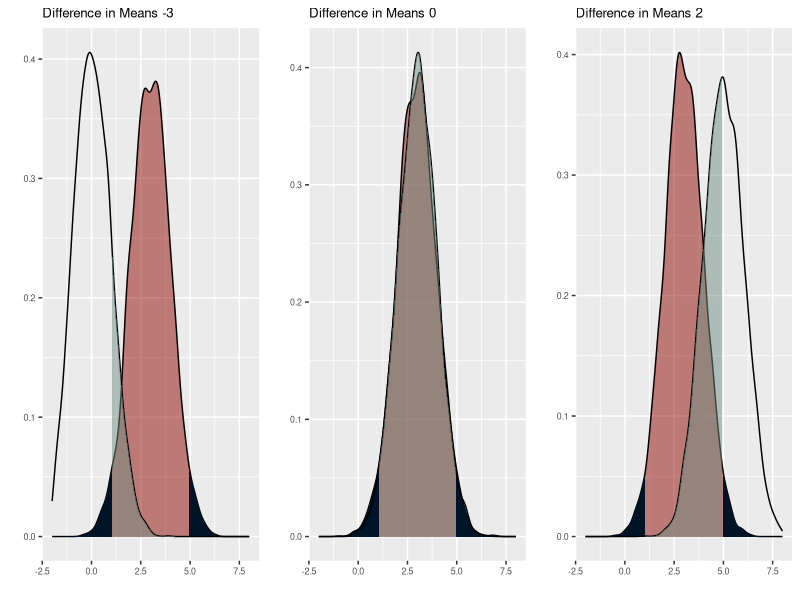
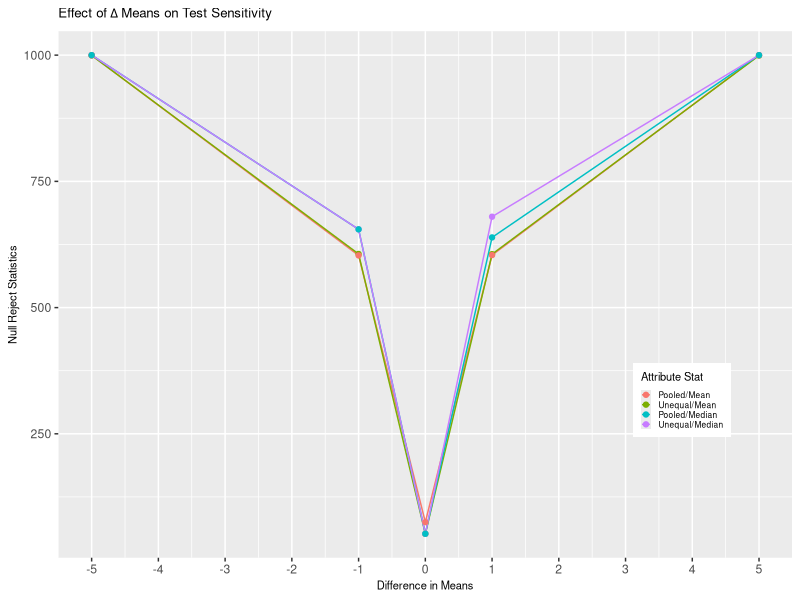
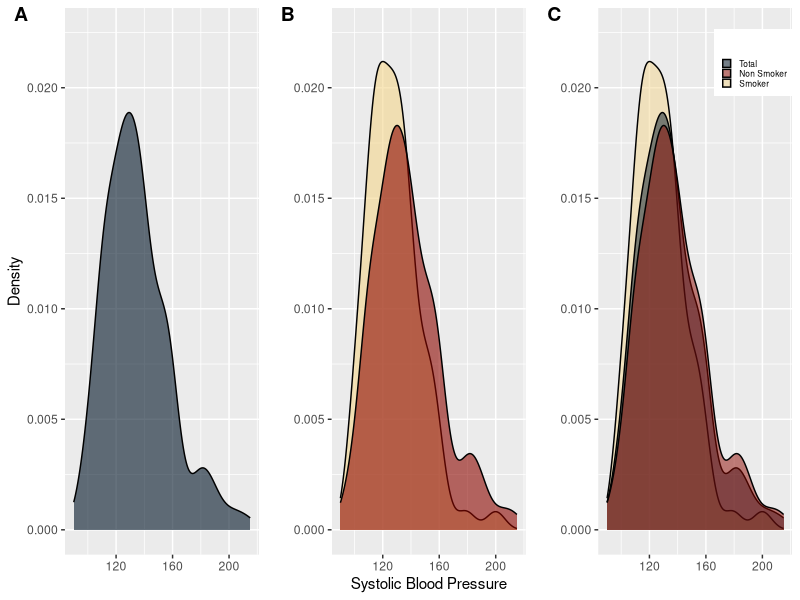
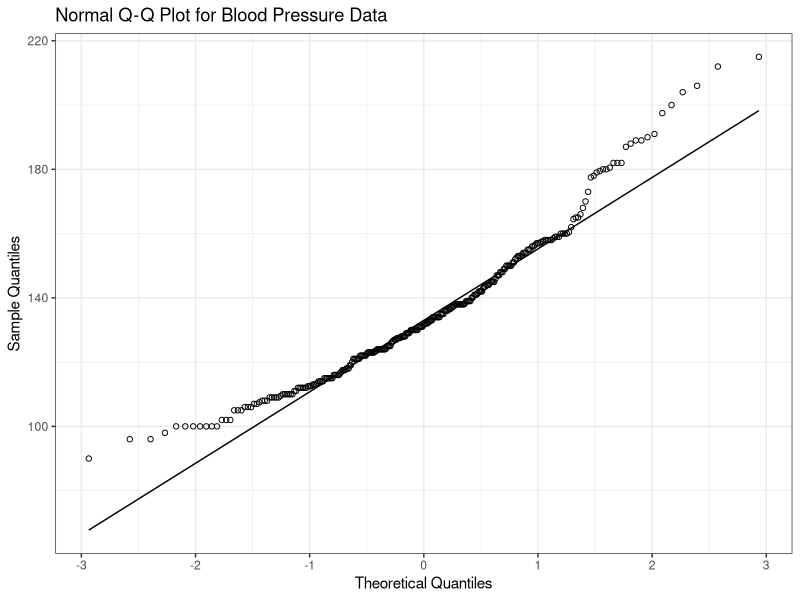
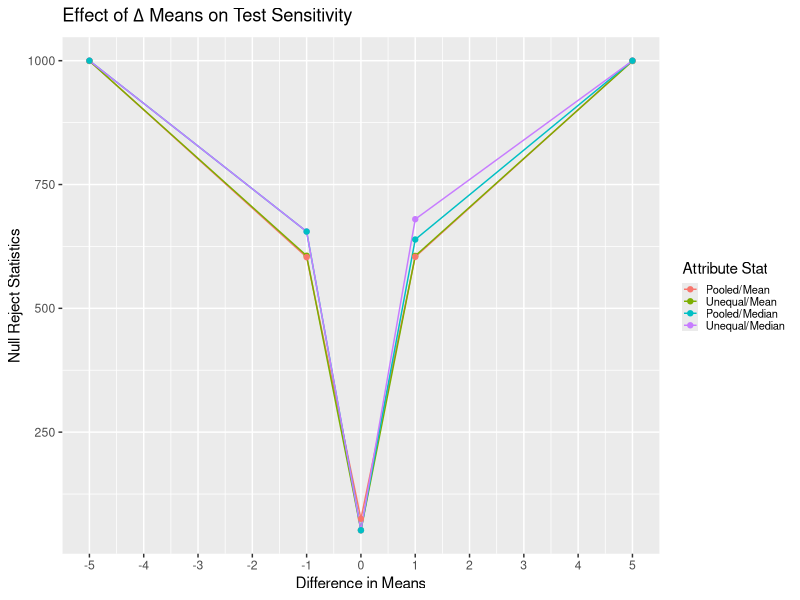
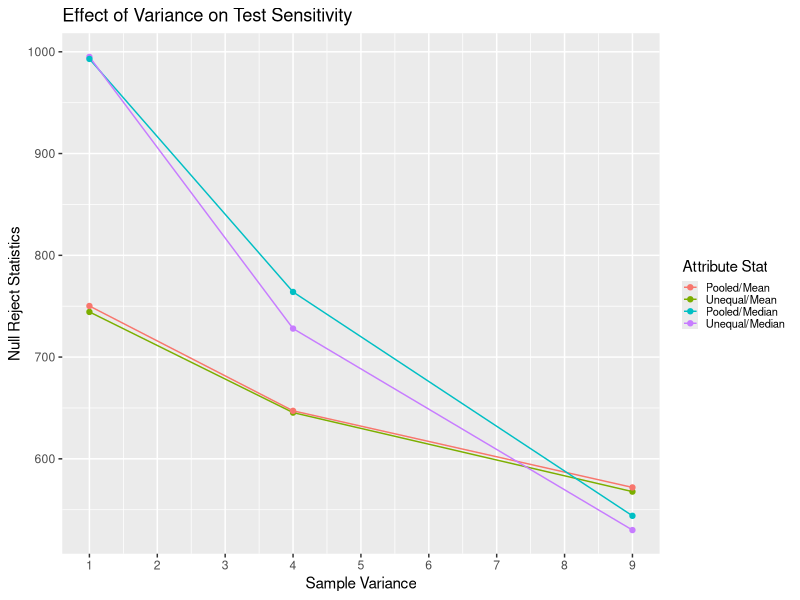
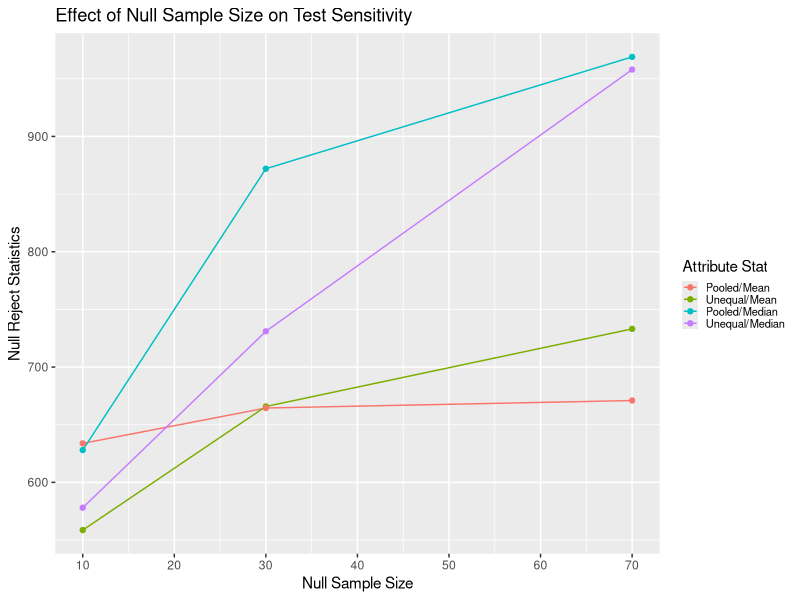
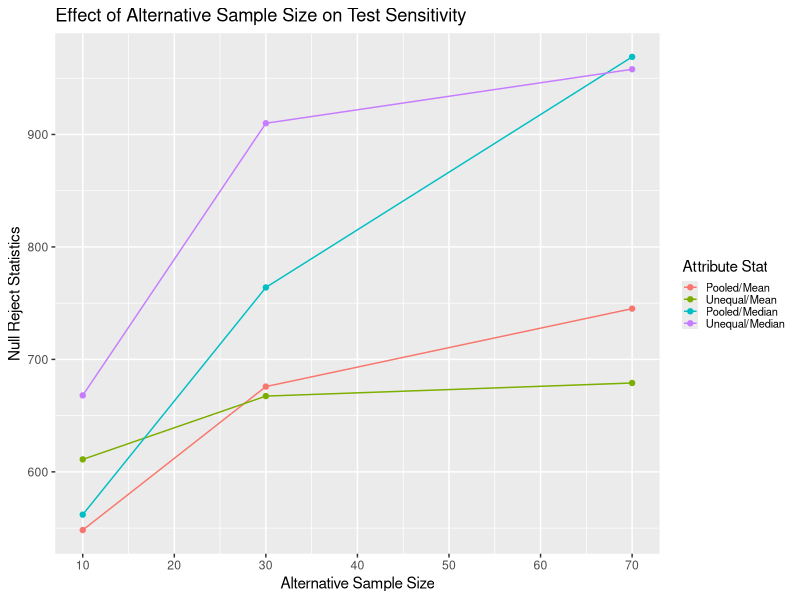

Here is the R script that generated these plots, in order:
## ---- chunk 1
knitr::opts_chunk$set(echo = TRUE)

#Use required packages
library(tidyverse) #for plots and data manipulation
library(cowplot) #aligning plots
library(gridExtra)
library(scales)

df_data <- read_csv("framingham_data.csv") # Read in data
## ---- chunk 2
df_data$index <- seq(nrow(df_data)) # Add an index column

#df_data %>% summary # Summarize Data

# Split data into smoker and nonsmoker
df_smoker <- df_data %>% filter(currentSmoker == 1)
df_nonsmoker <- df_data %>% filter(currentSmoker == 0)

#Create a sample variance function to ensure proper calculation
sample_variance <- function(x, sampling = TRUE){
    if (sampling == TRUE){
        sum((x - mean(x))^2) / (length(x) - 1)
    } else if(sampling == FALSE) {
        sum((x - mean(x))^2) / (length(x))
    }
}
#Create pooled sample variance function 
f_pooled_variance <- function(x, y){
    ((length(x) - 1) * sample_variance(x) + 
     (length(y) - 1) * sample_variance(y)) / 
    (length(x) + length(y) - 2)
}

# Skewness function 
skew_function <- function(x){
    mean((x - mean(x))^3) / sqrt(sample_variance(x))^3
}

# kurtosis function
kurt_function <- function(x){
    mean((x - mean(x))^4) / sqrt(sample_variance(x))^4
}

# Create a Satterthawaite Approximation Function

satterth <- function(s1, s2, n1, n2){
    term1 <- s1/n1
    term2 <- s2/n2
    nu <- (term1 + term2)^2 / ((term1^2/(n1 - 1)) + (term2^2/(n2 - 1)))
    return(floor(nu))
}


#Plot and compare split data

#options(repr.plot.width = 6, repr.plot.height = 4, repr.plot.res = 150)

plot_colors <- c("#001427","#708d81","#f4d58d","#bf0603","#8d0801")
y_limits <- c(0, 0.0225)

total_data <- ggplot(df_data) + geom_density(aes(sysBP), 
                                             fill = plot_colors[1],
                                             alpha = 0.6) +
                       ylim(y_limits) + ylab("Density") + xlab("")

sep_data <- ggplot() + geom_density(data = df_smoker, aes(sysBP), 
                                    fill = plot_colors[3], alpha = 0.6) + 
                       geom_density(data = df_nonsmoker, aes(sysBP), 
                                    fill = plot_colors[5], alpha = 0.6) +
                       ylim(y_limits) + ylab("") + xlab("Systolic Blood Pressure")

plot_3 <- ggplot() + geom_density(data = df_smoker, aes(sysBP, 
                                    fill = plot_colors[3]), alpha = 0.5) + 
                       geom_density(data = df_data, aes(sysBP, 
                                    fill = plot_colors[1]), alpha = 0.5) +
                       geom_density(data = df_nonsmoker, aes(sysBP, 
                                    fill = plot_colors[5]), alpha = 0.5) +
                       ylim(y_limits) + ylab("") + xlab("") + 
                       scale_fill_manual("",
                                         values = plot_colors[c(1, 5, 3)], 
                                         labels = c("Total", "Non Smoker", "Smoker")) +
                       theme(legend.position = c(0.8, 0.9),
                             legend.text = element_text(size = 6),
                             legend.key.height = unit(0.25, 'cm'),
                             legend.key.width = unit(0.25, 'cm'))

#plot_grid(total_data, sep_data, plot_3, align = 'vh', 
          #hjust = -1,nrow = 2, ncol = 2)

data_kurtosis <- kurt_function(df_data$sysBP)
data_skew <- skew_function(df_data$sysBP)
data_IQR <- as.numeric(quantile(df_data$sysBP, probs = 0.75)) - 
       as.numeric(quantile(df_data$sysBP, probs = 0.25))
data_MAD <- median(abs(df_data$sysBP - median(df_data$sysBP)))
data_samVar <- sample_variance(df_data$sysBP)

eIQR <- data_IQR / 1.35
eMAD <- data_MAD / 0.675

# Q-Q Plot

data_qqplot <- 
ggplot(df_data, aes(sample = sysBP)) + 
stat_qq(shape = 1) + stat_qq_line() + 
ggtitle("Normal Q-Q Plot for Blood Pressure Data") + 
xlab("Theoretical Quantiles") +
ylab("Sample Quantiles")
## ---- chunk 3

# Common values for analysis

alpha <- 0.05

mu_smoker <- mean(df_smoker$sysBP)
var_smoker <- sample_variance(df_smoker$sysBP)
n_smoker <- length(df_smoker$sysBP)

mu_nonsmoker <- mean(df_nonsmoker$sysBP)
var_nonsmoker <- sample_variance(df_nonsmoker$sysBP)
n_nonsmoker <- length(df_nonsmoker$sysBP)

# Two Sample T-test - Pooled Sample Variance - P-value

dof_1 <- (n_smoker + n_nonsmoker - 2)

p_sample_var_1 <- f_pooled_variance(df_smoker$sysBP, 
                                    df_nonsmoker$sysBP)
p_sample_var_w <- sqrt(p_sample_var_1/n_smoker + p_sample_var_1/n_nonsmoker)

t_obs_1 <- (mu_smoker - mu_nonsmoker) / (p_sample_var_w )

t_stat_1 <- qt(alpha / 2, dof_1)

p_value_obs_1 <- dt(t_obs_1, dof_1)

#Two Sample T-test - Difference Variance Sample Variance - P-value

dof_2 <- satterth(var_smoker, var_nonsmoker, n_smoker, n_nonsmoker)

np_sample_var_2 <- (var_nonsmoker/n_smoker + var_nonsmoker/n_nonsmoker)

t_obs_2 <- (mu_smoker - mu_nonsmoker) / (sqrt(var_nonsmoker/n_smoker + var_nonsmoker/n_nonsmoker))

t_stat_2 <- qt(alpha / 2, dof_2)

p_value_obs_2 <- dt(t_obs_2, dof_2)

# Confidence Limits

diff_mu <- mu_smoker - mu_nonsmoker

#Pooled Sample variance

CL_pooled <- t_stat_1 * p_sample_var_w 

#Non pooled Sample variance

CL_nonpooled <- t_stat_2 * (sqrt(var_nonsmoker/n_smoker + var_nonsmoker/n_nonsmoker))

CI_pooled <- round(c(diff_mu + CL_pooled, diff_mu - CL_pooled), 2)

CI_nonpooled <-round(c(diff_mu + CL_nonpooled, diff_mu - CL_nonpooled), 2)

#Power Calculation assuming delta means is the true delta

cv_lo_p <- qnorm(alpha / 2, 0, sqrt(p_sample_var_1/n_smoker + 
                                      p_sample_var_1/n_nonsmoker))
cv_hi_p <- qnorm(1 - alpha / 2, 0, sqrt(p_sample_var_1/n_smoker + 
                                          p_sample_var_1/n_nonsmoker))

power1 <- pnorm(cv_lo_p, (mu_smoker - mu_nonsmoker), 
                sqrt(p_sample_var_1/n_smoker + p_sample_var_1/n_nonsmoker))
power2 <- 1 - pnorm(cv_hi_p, (mu_smoker - mu_nonsmoker), 
                    sqrt(p_sample_var_1/n_smoker + p_sample_var_1/n_nonsmoker))

power_pooled <- sum(power1, power2)

cv_lo_non <- qnorm(alpha / 2, 0, 
               (sqrt(var_nonsmoker/n_smoker + var_nonsmoker/n_nonsmoker)))
cv_hi_non <- qnorm(1 - alpha / 2, 0, 
               (sqrt(var_nonsmoker/n_smoker + var_nonsmoker/n_nonsmoker)))

power1 <- pnorm(cv_lo_non, (mu_smoker - mu_nonsmoker), 
                (sqrt(var_nonsmoker/n_smoker + var_nonsmoker/n_nonsmoker)))
power2 <- 1 - pnorm(cv_hi_non, (mu_smoker - mu_nonsmoker), 
                    (sqrt(var_nonsmoker/n_smoker + var_nonsmoker/n_nonsmoker)))

power_nonpooled <- sum(power1, power2)

## ---- chunk 4

#Part II
#Introduction

#options(repr.plot.width = 12, repr.plot.height = 3, repr.plot.res = 150)
set.seed(100)

null_mean <- 3
alt_means <- c(0, 3, 5)
plot_list <- list()

#plot_colors <- c("#072ac8","#1e96fc","#a2d6f9","#fcf300","#ffc600")

for(i in 1:length(alt_means)){
    
    sim1 <- rnorm(5000, null_mean, sqrt(1))
    sim2 <- rnorm(5000, alt_means[i], sqrt(1))

    alpha1 <- qnorm(0.025, null_mean, sqrt(1)) 
    alpha2 <- qnorm(0.975, null_mean, sqrt(1))

    df_set <- tibble("H0" = sim1, "HA" = sim2)
    
    title_string <- sprintf("Difference in Means %i", (alt_means[i] - null_mean))

    plot_list[[i]]  <-
    ggplot(data = df_set) + geom_density(aes(H0), alpha = 0.5, fill = plot_colors[5]) + 
                            geom_area(
                                aes(x = stage(H0, after_scale = oob_censor(x, c(-Inf, alpha1)
                                                                          )
                                             )
                                   ),
                                stat = "density", fill = plot_colors[1]
                                 ) +
                            geom_area(
                                aes(x = stage(H0, after_scale = oob_censor(x, c(alpha2, Inf)
                                                                          )
                                             )
                                   ),
                                stat = "density", fill = plot_colors[1]
                                     ) +
                            geom_density(aes(HA), alpha = 0.5) + 
                            geom_area(
                                aes(x = stage(HA, after_scale = oob_censor(x, c(alpha1, alpha2)
                                                                          )
                                             )
                                   ),
                                stat = "density", fill = plot_colors[2], alpha = 0.5
                                     ) +
                            xlim(-2, 8) + xlab("") + ylab("") + ggtitle(title_string) +
                            theme(text = element_text(size = 8))
    
                                }

do.call(grid.arrange, c(plot_list, ncol = 3, heights = 0.5))
## ---- chunk 5
#Part II
set.seed(1)

alpha <- 0.05

#function to take two datasets and run a hypothesis test on them. This outputs the test results.

test_function <- function (x, y, pooled = FALSE){

    mu_1 <- mean(x)
    var_1 <- sample_variance(x, sampling = TRUE)
    
    mu_2 <- mean(y)
    var_2 <- sample_variance(y, sampling = TRUE)
    
    #Calculate the pooled sample variance
    pooled_sample <- ((length(x) - 1) * var_1 + 
                          (length(y) - 1) * var_2) / (length(x) + length(y) - 2)
    
    #calculate the observed t statistic
    if (pooled == TRUE){
        
        cal_sigma <- (sqrt(pooled_sample/length(x) + pooled_sample/length(y)))
        
        ttest <- (mu_1 - mu_2) / cal_sigma
        dof <- length(x) + length(y) - 2 #Determine degrees of freedom
        
        } else {
        
        cal_sigma <- (sqrt(var_1/length(x) + var_2/length(y)))
        
        ttest <- (mu_1 - mu_2) / cal_sigma
        dof <- satterth(var_1, var_2, length(x), length(y))
    }
    
    # Determine whether or not the null hypothesis 
    # can be rejected (1 = rejected, 0 = not rejected)
    verdict <- !between(ttest, qt(alpha / 2, dof), qt(1 - alpha / 2, dof))
    
    #Power calculation assuming calculated difference in means is Ha 
    cv_lo <- qnorm(alpha / 2, 0, cal_sigma)
    cv_hi <- qnorm(1 - alpha / 2, 0, cal_sigma)
    
    power1 <- pnorm(cv_lo, (mu_1 - mu_2), cal_sigma)
    power2 <- 1 - pnorm(cv_hi, (mu_1 - mu_2), cal_sigma)
    
    power <- sum(power1, power2)
    
    #Return calculated values
    return(c(mu_1, var_1, mu_2, var_2, ttest, cal_sigma, dof, verdict, power))
}


# Simulation study parameters
mu1 <- c(0, 4, 5, 6, 10)
var1 <- c(1, 4, 9)
n1 <- c(10, 30, 70)

mu2 <- 5
var2 <- 1
n2 <- c(10, 30, 70)

sim_test <- function(x_mu, x_var, x_n, y_mu, y_var, y_n, pooled){
    
    sim_data_results <- matrix(rep(0, 9), ncol = 9)
    
    for (i in 1:1000){
        
        #create simulation test sets
        sim_set1 <- rnorm(x_n, x_mu, sqrt(x_var))
        sim_set2 <- rnorm(y_n, y_mu, sqrt(y_var))
        
        sim_data_results <- rbind(sim_data_results, 
                                  test_function(sim_set1, sim_set2, pooled))
        
        #print(sim_data_results)
    }
    
    df_sim_data <- data.frame(sim_data_results[2 : nrow(sim_data_results),])
    colnames(df_sim_data) = c("Null Mean", "Null Variance", "Alternate Mean", 
                              "Alternate Variance", "T statistic", 
                              "Calculated Variance", "DoF", "Null Reject", 
                              "Power")
    return(df_sim_data)
}

# All possible combinations of study conditions
df_combo <- expand.grid(mu1, var1, n1, mu2, var2, n2)

# Final table of conditions and results
df_combo2 <- tibble(cbind(1:nrow(df_combo), df_combo, 
                          matrix(rep(0, 2 * nrow(df_combo)), ncol = 2))) 
colnames(df_combo2) <- c("Test_Case", "mu1", "var1", "n1", "mu2", "var2", 
                         "n2", "Test_Results_up", "Test_Results_po")

test_results <- list() # Pooled assumption raw data
test_results2 <- list() # unequal variance assumption raw data

# Filling out raw data and final table with test results
for (i in 1:nrow(df_combo)){
    test_results[[i]] <- do.call(sim_test, 
                                 as.list(as.numeric(c(df_combo[i,],
                                                    pooled = FALSE))))
    test_results2[[i]] <- do.call(sim_test, 
                                  as.list(as.numeric(c(df_combo[i,], 
                                                       pooled = TRUE))))
    df_combo2[i, 8] <- sum(as.data.frame(test_results[i])[,8])
    df_combo2[i, 9] <- sum(as.data.frame(test_results2[i])[,8])    
    }

df_combo2 <- df_combo2 %>% mutate(diff = mu1 - mu2)
#df_combo2 %>%  head()

# Some summary statitics to look for relationships in the attributes
av_med_stats_by_diff <- 
    df_combo2 %>% group_by(diff) %>% summarise(avg_up = mean(Test_Results_up), 
                                               med_up = median(Test_Results_up), 
                                               avg_po = mean(Test_Results_po), 
                                               med_po = median(Test_Results_po))


av_med_stats_by_var <- 
    df_combo2 %>% group_by(var1) %>% summarise(avg_up = mean(Test_Results_up), 
                                               med_up = median(Test_Results_up), 
                                               avg_po = mean(Test_Results_po), 
                                               med_po = median(Test_Results_po))

av_med_stats_by_nulln <- 
    df_combo2 %>% group_by(n1) %>% summarise(avg_up = mean(Test_Results_up), 
                                             med_up = median(Test_Results_up), 
                                             avg_po = mean(Test_Results_po), 
                                             med_po = median(Test_Results_po))

av_med_stats_by_altn <- 
    df_combo2 %>% group_by(n2) %>% summarise(avg_up = mean(Test_Results_up), 
                                             med_up = median(Test_Results_up), 
                                             avg_po = mean(Test_Results_po), 
                                             med_po = median(Test_Results_po))

av_med_stats_by_comn <- 
    df_combo2 %>% mutate(comn = n1 + n2) %>% group_by(comn) %>% 
    summarise(avg_up = mean(Test_Results_up), 
              med_up = median(Test_Results_up), 
              avg_po = mean(Test_Results_po), 
              med_po = median(Test_Results_po))

## ---- chunk 6
av_med_stats_by_diff %>% gather(key = "stat", value = "calc", avg_up:med_po) %>% 
                         ggplot() + geom_line(aes(x = diff, y = calc, color = stat)) + 
                                    geom_point(aes(x = diff, y = calc, color = stat)) + 
                                    xlab("Difference in Means") +
                                    ylab("Null Reject Statistics") + 
                                    scale_x_continuous(breaks = seq(-5, 5, 1)) +
                                    ggtitle("Effect of" ~ Delta ~ "Means on Test Sensitivity") +
                                    scale_color_discrete(name = "Attribute Stat",
                                                         labels = c("Pooled/Mean", 
                                                                    "Unequal/Mean", 
                                                                    "Pooled/Median", 
                                                                    "Unequal/Median")) +
                                    theme(legend.position = c(0.85, 0.3),
                                          title = element_text(size = 8),
                                          legend.text = element_text(size = 6),
                                          legend.key.height = unit(0.25, 'cm'),
                                          legend.key.width = unit(0.25, 'cm'))
## ---- chunk 7

pow_tab_9a <- test_results[[9]] %>% pull(Power) %>% summary() %>% unname() %>% matrix(ncol = 1)
pow_tab_9b <- test_results2[[9]] %>% pull(Power) %>% summary() %>% unname() %>% matrix(ncol = 1)
pow_tab_129a <- test_results[[129]] %>% pull(Power) %>% summary() %>% unname() %>% matrix(ncol = 1)
pow_tab_129b <- test_results2[[129]] %>% pull(Power) %>% summary() %>% unname() %>% matrix(ncol = 1)

d <- cbind(pow_tab_9a, pow_tab_9b, pow_tab_129a, pow_tab_129b)[2:5,]

colnames(d) = c("Test #9 (pooled)", "Test #9 (unequal)", "Test #129 (pooled)", "Test #129 (unequal)")
rownames(d) = c("1st Quartile", "Median", "Mean", "3rd Quartile")

knitr::kable(d)

## ---- chunk 8
cnames <- c("Halid","Justin")
rnames <- c("template creation", "code", "code review", "write up", "editing", "formatting", "discussion", "calculation verification")

cont<- rbind(
c("75%","25%"), 
c("80%","20%"),
c("50%","50%"),
c("35%","65%"),
c("40%","60%"),
c("30%","70%"),
c("50%","50%"),
c("40%","60%"))

rownames(cont) <- rnames
colnames(cont) <- cnames

knitr::kable(cont)
## ---- chunk 9
# Plotting
options(repr.plot.width = 6, repr.plot.height = 4, repr.plot.res = 150)

plot_grid(total_data, sep_data, plot_3, align = 'vh', 
          hjust = -1,nrow = 1, ncol = 3, labels = c("A", "B", "C"))
## ---- chunk 10
data_qqplot + theme_bw()
## ---- chunk 11
d1 <- matrix(c(mean(df_data$sysBP), sample_variance(df_data$sysBP), 
              mu_smoker, var_smoker,
              mu_nonsmoker, var_nonsmoker, 
              diff_mu, p_sample_var_1, p_sample_var_w, 
              np_sample_var_2, CI_pooled, CI_nonpooled), ncol = 1)


rownames(d1) <- c("Data Mean", "Data Sample Variance", "Smoker Mean", 
                 "Smoker Variance", 
                 "Nonsmoker Mean", "Nonsmoker Variance", 
                 "Difference in Mean", "Pooled Sample Varance", 
                 "T-Statistic Std Deviation (Pooled)", 
                 "T-Statistic Std Deviation (Unequal)",
                 "CI Pooled Lower", "CI Pooled Upper",
                 "CI Nonpooled Lower", "CI Nonpooled Upper")

d1 %>% knitr::kable(col.names = c("Attribute Value"))
## ---- chunk 12
knitr::kable(df_combo2, col.names = c("Test Case", 
                                      "$\\mu_1$", 
                                      "$\\sigma_1^2$", 
                                      "$n_1$", 
                                      "$\\mu_2$", 
                                      "$\\sigma_2^2$", 
                                      "$n_2$",
                                      "# of Rejected Null (Unequal $\\sigma^{2}$)",
                                      "# of Rejected Null (Pooled $\\sigma^{2}$)",
                                      "Difference in Mean"), 
             escape = FALSE)
## ---- chunk 13
av_med_stats_by_diff %>% gather(key = "stat", value = "calc", avg_up:med_po) %>% 
                         ggplot() + geom_line(aes(x = diff, y = calc, color = stat)) + 
                                    geom_point(aes(x = diff, y = calc, color = stat)) + 
                                    xlab("Difference in Means") +
                                    ylab("Null Reject Statistics") + 
                                    ggtitle("Effect of" ~ Delta ~ "Means on Test Sensitivity") +
                                    scale_x_continuous(breaks = seq(-5, 5, 1)) + 
                                    scale_color_discrete(name = "Attribute Stat",
                                                         labels = c("Pooled/Mean", 
                                                                    "Unequal/Mean", 
                                                                    "Pooled/Median", 
                                                                    "Unequal/Median")
                                                         ) +
                                    theme(#legend.position = c(0.85, 0.3),
                                          legend.text = element_text(size = 8),
                                          legend.key.height = unit(0.25, 'cm'),
                                          legend.key.width = unit(0.4, 'cm'))

knitr::kable(av_med_stats_by_diff, col.names = c("$\\Delta$ Means",
                                                 "Average # Rejects (Unequal)",
                                                 "Median # Rejects (Unequal)",
                                                 "Average # Rejects (Pooled)",
                                                 "Median # Rejects (Pooled)"), 
             escape = FALSE)
## ---- chunk 14
av_med_stats_by_var %>% gather(key = "stat", value = "calc", avg_up:med_po) %>% 
                         ggplot() + geom_line(aes(x = var1, y = calc, color = stat)) + 
                                    geom_point(aes(x = var1, y = calc, color = stat)) + 
                                    xlab("Sample Variance") +
                                    ylab("Null Reject Statistics") + 
                                    ggtitle("Effect of Variance on Test Sensitivity") +
                                    scale_x_continuous(breaks = seq(-5, 10, 1)) +
                                    theme(#legend.position = c(0.85, 0.8),
                                          legend.text = element_text(size = 8),
                                          legend.key.height = unit(0.25, 'cm'),
                                          legend.key.width = unit(0.4, 'cm')) +
                                    scale_color_discrete(name = "Attribute Stat",
                                                         labels = c("Pooled/Mean", 
                                                                    "Unequal/Mean", 
                                                                    "Pooled/Median", 
                                                                    "Unequal/Median")
                                                         )

knitr::kable(av_med_stats_by_var, col.names = c("Sample Variance",
                                                 "Average # Rejects (Unequal)",
                                                 "Median # Rejects (Unequal)",
                                                 "Average # Rejects (Pooled)",
                                                 "Median # Rejects (Pooled)"), 
             escape = FALSE)

## ---- chunk 15
av_med_stats_by_nulln %>% gather(key = "stat", value = "calc", avg_up:med_po) %>% 
                          ggplot() + geom_line(aes(x = n1, y = calc, color = stat)) + 
                                     geom_point(aes(x = n1, y = calc, color = stat)) + 
                                     xlab("Null Sample Size") +
                                     ylab("Null Reject Statistics") +
                                     ggtitle("Effect of Null Sample Size on Test Sensitivity") +
                                     scale_x_continuous(breaks = seq(10, 80, 10)) + 
                                     theme(#legend.position = c(0.85, 0.65),
                                           legend.text = element_text(size = 8),
                                           legend.key.height = unit(0.25, 'cm'),
                                           legend.key.width = unit(0.4, 'cm')) +
                                     scale_color_discrete(name = "Attribute Stat",
                                                         labels = c("Pooled/Mean", 
                                                                    "Unequal/Mean", 
                                                                    "Pooled/Median", 
                                                                    "Unequal/Median"))



knitr::kable(av_med_stats_by_nulln, col.names = c("Null Sample Size",
                                                 "Average # Rejects (Unequal)",
                                                 "Median # Rejects (Unequal)",
                                                 "Average # Rejects (Pooled)",
                                                 "Median # Rejects (Pooled)"), 
             escape = FALSE)

## ---- chunk 16
av_med_stats_by_altn %>% gather(key = "stat", value = "calc", avg_up:med_po) %>% 
                          ggplot() + geom_line(aes(x = n2, y = calc, color = stat)) + 
                                     geom_point(aes(x = n2, y = calc, color = stat)) + 
                                     xlab("Alternative Sample Size") +
                                     ylab("Null Reject Statistics") + 
                                     ggtitle("Effect of Alternative Sample Size on Test Sensitivity") +
                                     scale_x_continuous(breaks = seq(10, 80, 10)) + 
                                     theme(#legend.position = c(0.85, 0.65),
                                           legend.text = element_text(size = 8),
                                           legend.key.height = unit(0.25, 'cm'),
                                           legend.key.width = unit(0.4, 'cm')) +
                                     scale_color_discrete(name = "Attribute Stat",
                                                         labels = c("Pooled/Mean", 
                                                                    "Unequal/Mean", 
                                                                    "Pooled/Median", 
                                                                    "Unequal/Median"))


knitr::kable(av_med_stats_by_altn, col.names = c("Alternative Sample Size",
                                                 "Average # Rejects (Unequal)",
                                                 "Median # Rejects (Unequal)",
                                                 "Average # Rejects (Pooled)",
                                                 "Median # Rejects (Pooled)"), 
             escape = FALSE)

## ---- chunk 17

av_med_stats_by_comn %>% gather(key = "stat", value = "calc", avg_up:med_po) %>% 
                          ggplot() + geom_line(aes(x = comn, y = calc, color = stat)) + 
                                     geom_point(aes(x = comn, y = calc, color = stat)) + 
                                     xlab("Total Sample Size") +
                                     ylab("Null Reject Statistics") + 
                                     ggtitle("Effect of Total Sample Size on Test Sensitivity") +
                                     scale_x_continuous(breaks = seq(10, 150, 10)) + 
                                     theme(#legend.position = c(0.85, 0.7),
                                           legend.text = element_text(size = 8),
                                           legend.key.height = unit(0.25, 'cm'),
                                           legend.key.width = unit(0.4, 'cm')) +
                                     scale_color_discrete(name = "Attribute Stat",
                                                         labels = c("Pooled/Mean", 
                                                                    "Unequal/Mean", 
                                                                    "Pooled/Median", 
                                                                    "Unequal/Median"))

knitr::kable(av_med_stats_by_comn, col.names = c("Combined Sample Size",
                                                 "Average # Rejects (Unequal)",
                                                 "Median # Rejects (Unequal)",
                                                 "Average # Rejects (Pooled)",
                                                 "Median # Rejects (Pooled)"), 
             escape = FALSE)

